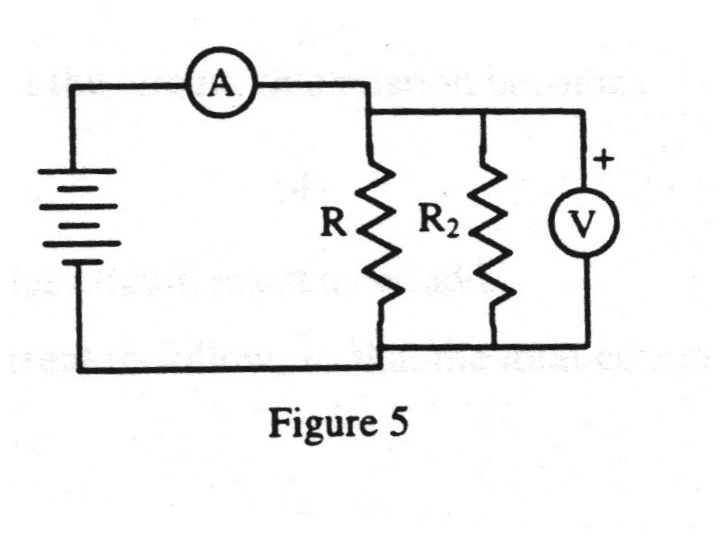
#> input picture test.jpg, 726 x 536 px
$ python graph_builder.py
#> lines starting #> are read from the running program, lines starting #| are printed output that depends on the picture; after the words box and inside, x2 and y2 are one past the last pixel; in counts of white or black regions, pixels touching at a corner belong together
import json
import cv2
import os

# -----------------------------
# Load image
# -----------------------------
image = cv2.imread("test.jpg")
#> image is the input picture: shape (536, 726, 3); min 8, max 255, mean 242

if image is None:
    print("Image not found!")
    exit()

# -----------------------------
# Load components
# -----------------------------
with open("output/components.json", "r") as f:
#> (reads components.json from the repository)
    components = json.load(f)

# -----------------------------
# Draw graph nodes
# -----------------------------
for i, comp in enumerate(components):

    x = comp["x"]
    y = comp["y"]

    cv2.circle(image, (x, y), 6, (0, 0, 255), -1)

    cv2.putText(
        image,
        str(i),
        (x + 8, y - 8),
        cv2.FONT_HERSHEY_SIMPLEX,
        0.6,
        (255, 0, 0),
        2
    )
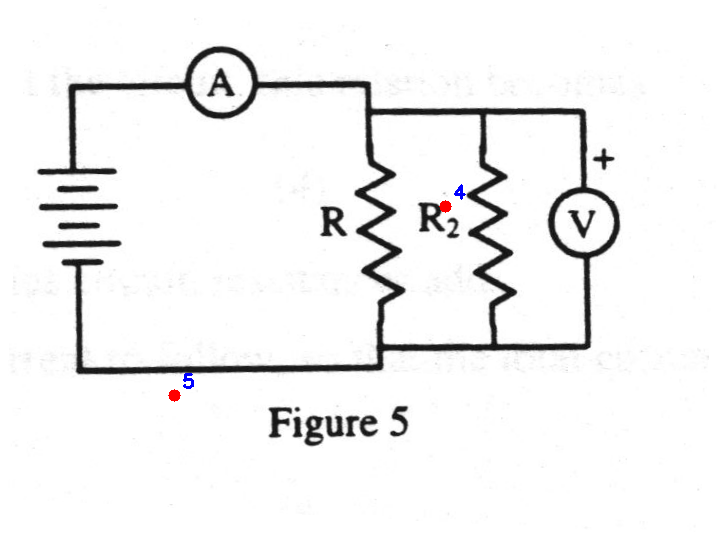
#> image: shape (536, 726, 3); 0.11% of pixels changed, all inside (x1, y1, x2, y2) = (168, 184, 466, 402)

# -----------------------------
# Save
# -----------------------------
os.makedirs("output", exist_ok=True)

cv2.imwrite("output/component_graph.png", image)

print("Component graph created!")
